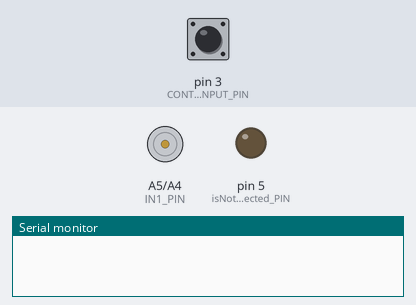
The sketch below on a simulated Arduino Mega 2560, built with avr-gcc and run on an emulated ATmega2560. Parts: motor-driver pin pairs drawn as motors (green arrow = first pin HIGH = forward, orange = second pin HIGH = backward, longer = more drive), output pins drawn as LEDs (lit = HIGH), the last lines printed to the serial monitor. The inputs (shaded band) are chosen by the test bench; at power-on: pin 3 (CONTROL_INPUT_PIN) HIGH. No radio packets arrive unless stated.

Above: at 1.2 s.
1.3 s: pin 3 (CONTROL_INPUT_PIN) pulled LOW for 3.2 s
At 4.4 s:
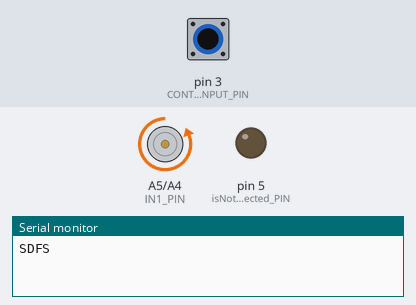
6.0 s: pin 3 (CONTROL_INPUT_PIN) pulled LOW for 0.15 s
At 6.14 s:
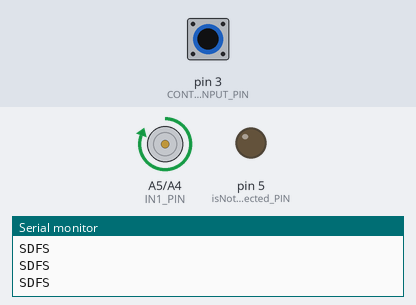
Timing chart, 0 to 9.0 s (numbered marks = the images above; inputs shaded):
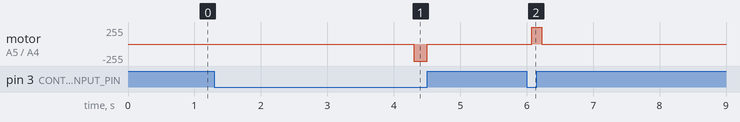

The sketch:

handheld_feeder.ino
```cpp
#include <Fsm.h>
#include <Bounce2.h>
#include <SPI.h>
#include <nRF24L01.h>
#include <RF24.h>

#define DEBUG false  //set to true for debug output, false for no debug output
#define DSerial if(DEBUG)Serial

#define isNotConnected_PIN 5 // HIGH if not connected, LOW if connected
#define CONTROL_INPUT_PIN 3

#define CE 9
#define MISO 12
#define MOSI 11
#define SCK 13
#define CSN 10

//#define BB_READY_PIN A0
#define BB_STIM_PIN A0

#define EVENT_RESET_READY 10
#define EVENT_READY_REW 20
#define EVENT_REW_READY 30
#define EVENT_READY_RETRACT 40
#define EVENT_RETRACT_RESET 50

#define IN1_PIN A5
#define IN2_PIN A4

int val_control_input;
String err = "";

long init_time; // Timestamp enter ready state (immediately after making radio contact with hub)
long prev_ttl_time = 0;
long cur_ttl_time = 0;
bool ttl_available = false;

RF24 radio(CE, CSN); // CE, CSN
const int rf_channel = 100;
/*  ~~~~~~~~~~~~~~~~~~~~~~~~~~~~~~~~~~~~~~~~~~~~~~~~~~~~~~~~~~~~~~~~~
 *  Change ID below before uploading for the appropriate feeder.
*/
const int FEEDER_ID = 0;
//const int FEEDER_ID = 1;
//Setting the two addresses. One for transmitting and one for receiving

/*
 *  ~~~~~~~~~~~~~~~~~~~~~~~~~~~~~~~~~~~~~~~~~~~~~~~~~~~~~~~~~~~~~~~~~
*/
const byte rx_addresses[][12] = {"HandFeeder0", "HandFeeder1"};
const byte tx_address[10] = {'F','e','e','d','e','r','H','u','b'};

boolean button_stateA = 0;
boolean button_stateB = 0;
long timestamp = 12321;
char payload[15];

bool isConnected = false;

// renamed
Bounce bounce_control_pin = Bounce();
Bounce bounce_retract_pin = Bounce();
//Bounce bounce_BB_STIM = Bounce();

State state_reset(&on_reset_enter, NULL, &on_reset_exit);
State state_ready(&on_ready_enter, NULL, &on_ready_exit);
State state_rew(&on_rew_enter, NULL, &on_rew_exit);
State state_retract(&on_retract_enter, NULL, &on_retract_exit);

Fsm fsm(&state_reset);

void on_ready_enter() {
   long enter_time = millis();
   DSerial.println("READY_ENTER:"+String(enter_time)+"|");
   err = "";
   //radioWrite("RDY", enter_time); // Timestamp of reward
}

void on_ready_exit() {
  DSerial.println("READY_EXIT:"+String(millis())+"|");
}

void on_retract_enter() {
 DSerial.println("RETRACT_ENTER:"+String(millis())+"|");
 digitalWrite(IN1_PIN, LOW);
 digitalWrite(IN2_PIN, HIGH);
}

void on_retract_exit() {
  DSerial.println("RETRACT_EXIT:"+String(millis())+"|");
  digitalWrite(IN1_PIN, LOW);
  digitalWrite(IN2_PIN, LOW);
}

void on_rew_enter() {
  long enter_time = millis();
  DSerial.println("REW_ENTER:"+String(enter_time)+"|");
  digitalWrite(IN1_PIN, HIGH);
  digitalWrite(IN2_PIN, LOW);

}

void on_rew_exit() {
  DSerial.print("REW_EXIT:"+String(millis())+"|");
  digitalWrite(IN1_PIN, LOW);
  digitalWrite(IN2_PIN, LOW);
  long exit_time = millis();
  radioWrite("REW", exit_time); // Timestamp of reward
}

void on_reset_enter() {
  DSerial.print("RESET:"+String(millis())+"|");
}

void on_reset_exit() {
  radioWrite("BEG", init_time); // Timestamp of beginning of local 3 sec ttls
}

void on_rew_to_ready_timed(){

}


void setup() {
 Serial.begin(115200);

 //pinMode(RESET_STATE_PIN, OUTPUT);
 pinMode(IN1_PIN, OUTPUT);
 pinMode(IN2_PIN, OUTPUT);
 pinMode(isNotConnected_PIN, OUTPUT);

 digitalWrite(isNotConnected_PIN, HIGH); // Turn LED ON to indicate not connected to radio

 radio.begin();                            //Starting the radio communication
 radio.setChannel(rf_channel);
 DSerial.println(String((char *)tx_address));
 radio.openWritingPipe(tx_address);      //Setting the address at which we will send the data
 //radio.openReadingPipe(1, rx_addresses[FEEDER_ID]);   //Setting the address at which we will receive the data
 radio.setPALevel(RF24_PA_LOW);
 radio.setDataRate( RF24_250KBPS );
 radio.setPayloadSize(sizeof(payload));
 radio.setRetries(3,5); // delay, count
 radio.stopListening(); // Set as TX;
 //radio.printDetails();

 //pinMode(BB_READY_PIN, INPUT);
 //bounce_BB_STIM.attach(BB_STIM_PIN, INPUT_PULLUP);
 //bounce.attach(BB_SNIFF_PIN, INPUT);
 //bounce.attach(BB_REW_PIN, INPUT);
 //bounce_BB_STIM.interval(500);

 bounce_control_pin.attach(CONTROL_INPUT_PIN, INPUT_PULLUP);
 bounce_control_pin.interval(75);

 bounce_retract_pin.attach(CONTROL_INPUT_PIN, INPUT_PULLUP);
 bounce_retract_pin.interval(3000);

 fsm.add_transition(&state_reset, &state_ready,
                    EVENT_RESET_READY,
                    NULL);
 fsm.add_transition(&state_ready, &state_retract,
                    EVENT_READY_RETRACT,
                    NULL);
 fsm.add_transition(&state_retract, &state_reset,
                    EVENT_RETRACT_RESET,
                    NULL);
 fsm.add_transition(&state_ready, &state_rew,
                    EVENT_READY_REW,
                    NULL);


 fsm.add_timed_transition(&state_rew, &state_ready,
                          150,
                          &on_rew_to_ready_timed);

 while(!isConnected){
    isConnected = radioWrite("CON", millis());
    if(!isConnected){
      DSerial.println(F("Transmission failed or timed out")); // payload was not delivered
      delay(1000);
    }
  }

  DSerial.println("Connected!");
  // Following code block sets up 3 second TTL outputs
  cli();//stop interrupts
  //set timer1 interrupt at 0.33333Hz (1/3 Hz)
  TCCR1A = 0;// set entire TCCR1A register to 0
  TCCR1B = 0;// same for TCCR1B
  TCNT1  = 0;//initialize counter value to 0
  // set compare match register for 1/3hz increments
  OCR1A = 46874;// = (16*10^6) / ((1/3)*1024) - 1 (must be <65536)
  // turn on CTC mode
  TCCR1B |= (1 << WGM12);
  // Set CS10 and CS12 bits for 1024 prescaler
  TCCR1B |= (1 << CS12) | (1 << CS10);
  // enable timer compare interrupt
  TIMSK1 |= (1 << OCIE1A);
  sei(); //start interupts
  init_time = millis();
  fsm.add_timed_transition(&state_reset, &state_ready,
                          1500,
                          NULL);
  digitalWrite(isNotConnected_PIN, LOW); // Turn LED OFF to indicate connected to radio

}

void loop() {
    fsm.run_machine();


   if(ttl_available){ // Time to send TTL
    radioWrite("TTL", cur_ttl_time);
    ttl_available = false;
   }

   bounce_control_pin.update();
   bounce_retract_pin.update();

   if(bounce_control_pin.changed()){
     Serial.println("SDFS");
     val_control_input = digitalRead(CONTROL_INPUT_PIN);

     if(val_control_input == LOW){ // Button is pressed
      fsm.trigger(EVENT_READY_REW);
     }
   }

   if(bounce_retract_pin.changed()){
     int val_retract_input = digitalRead(CONTROL_INPUT_PIN);
     DSerial.println(val_retract_input);
     if(val_retract_input == LOW){ // Button is pressed
      fsm.trigger(EVENT_READY_RETRACT);
     }
   }
   if(digitalRead(CONTROL_INPUT_PIN) == HIGH){
    fsm.trigger(EVENT_RETRACT_RESET);
   }


/*
 if(Serial.available()){
  char inByte = Serial.read();
  fsm.trigger(EVENT_RESET_READY);
 }*/
}

ISR(TIMER1_COMPA_vect){ //timer1 interrupt 0.3333Hz toggles pin 13 (LED) (3 second TTL)
  // Set cur ttl time during interupt. This is the most accurate 3000 ms according to arduino clock
  cur_ttl_time = millis();
  // Set ttl_available flag to true so that arduino can
  // send cur_ttl_time via radio on next loop (could potentially
  // be many milliseconds late, but the ttl timestamp has already been
  // saved during this interupt.
  ttl_available = true;
}

bool radioWrite(String three_char_token, long ms){
  bool res = 0;
  char token[4];
  three_char_token.toCharArray(token, sizeof(token));
  //DSerial.println(token);
  sprintf(payload,"%d,%c%c%c,%08ld",FEEDER_ID,token[0],token[1],token[2],ms);
  res = radio.write(&payload, sizeof(payload));
  return res;
}
```

Measured:
- after the input at 1.3 s, motor on A5 (IN1_PIN) / A4 (IN2_PIN): stopped → backward 255/255 after 3.0 s, → stopped 0.20 s later
- after the input at 6.0 s, motor on A5 (IN1_PIN) / A4 (IN2_PIN): stopped → forward 255/255 after 0.07 s, → stopped 0.15 s later
